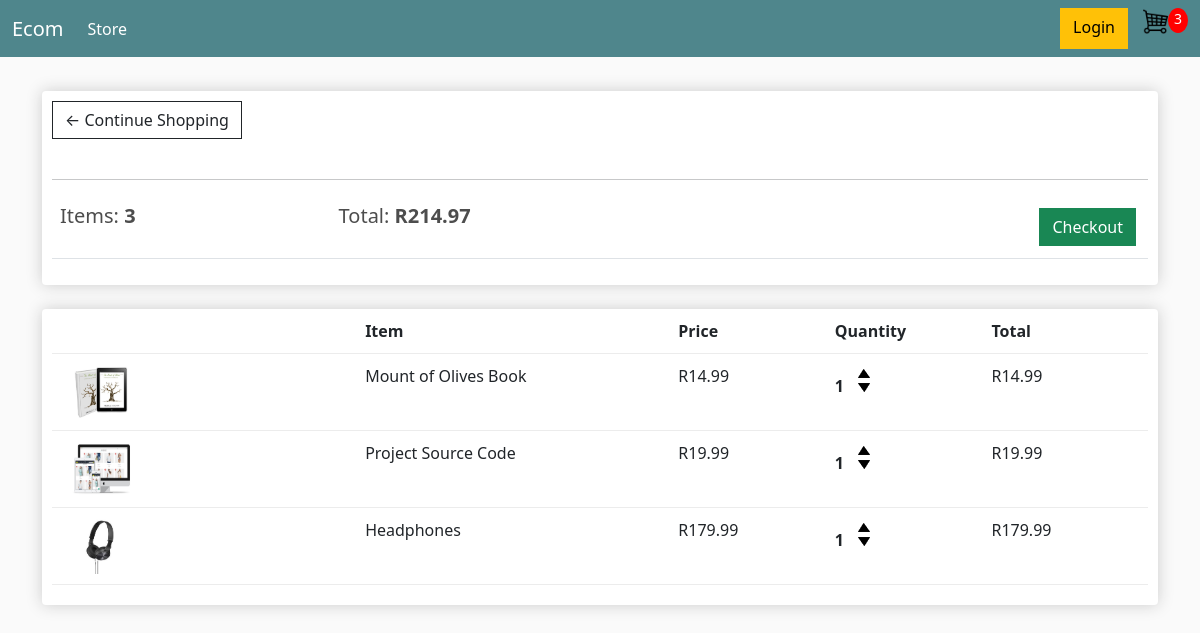
/cart/ (signed in), run on an earlier commit of the app's database.
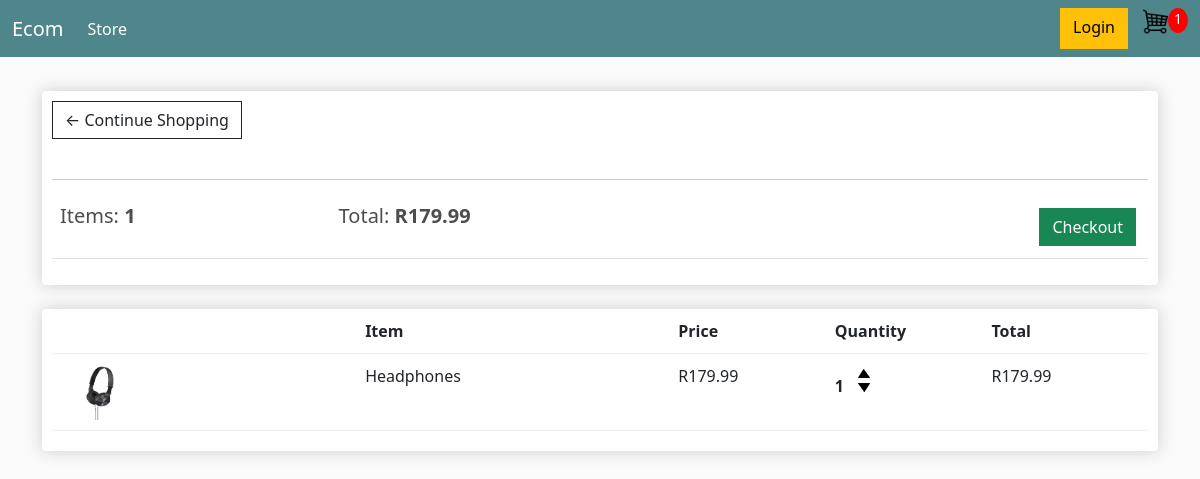
And on a later commit of the database.
### store/models.py (models this page shows, shortened)
class Order(models.Model):
  customer = models.ForeignKey(Customer, on_delete=models.SET_NULL, null=True, blank=True)
  date_ordered = models.DateTimeField(auto_now_add=True)
  complete = models.BooleanField(default=False, null=True, blank=False)
  transaction_id = models.CharField(max_length=100, null=True)
  @property
  def get_cart_total(self):
    orderitems: OrderItem = self.orderitem_set.all()
    total = sum([item.get_total for item in orderitems])
    return total
  @property
  def get_cart_items(self):
    orderitems = self.orderitem_set.all()
    total = sum([item.quantity for item in orderitems])
    return total

class OrderItem(models.Model):
  product = models.ForeignKey(Product, on_delete=models.SET_NULL, blank=True, null=True)
  order = models.ForeignKey(Order, on_delete=models.SET_NULL, blank=True, null=True)
  quantity = models.IntegerField(default=0, null=True, blank=True)
  date_added = models.DateTimeField(auto_now_add=True)
  @property
  def get_total(self):
    total = self.product.price * self.quantity
    return total

class Product(models.Model):
  name = models.CharField(max_length=255, null=True)
  price = models.DecimalField(max_digits=10, decimal_places=2)
  digital = models.BooleanField(default=False, null=True, blank=True)
  image = models.ImageField(null=True, blank=True)
  @property
  def imageUrl(self):
    imageUrl = self.image.url
    try:
      url = imageUrl
    except:
      url = ''
    return url

### store/views.py (the view)
# urls.py: path('cart/', views.cart, name='cart'),
def cart(request):
  data = cartData(request)
  items = data['items']
  order = data['order']
  cartItems = data['cartItems']
  context ={'items': items, 'order': order, 'cartItems': cartItems}
  return render(request, 'store/cart.html', context)

### store/utils.py (called while the page is built)
def cartData(request):
  if request.user.is_authenticated:
    customer = request.user.customer
    order, created = Order.objects.get_or_create(customer=customer, complete=False)
    items = order.orderitem_set.all()
    cartItems = order.get_cart_items
  else:
    cookieData = cookieCart(request)
    cartItems = cookieData['cartItems']
    order = cookieData['order']
    items = cookieData['items']
  return {'cartItems': cartItems, 'order': order, 'items': items}

### store/templates/store/cart.html (shortened to what this page needs)
{% extends 'store/main.html' %}
{% load static %}
{% block content %}
<div class="row">
  <div class="col-lg-12">
    <div class="box-element">
      <a href="{% url 'store' %}" class="btn btn-outline-dark">&#x2190; Continue Shopping</a>
      <br>
      <br>
      <hr>
      <table class="table">
        <tr>
          <th>
            <h5>Items: <strong>{{order.get_cart_items}}</strong></h5>
          </th>
          <th>
            <h5>Total: <strong>R{{order.get_cart_total}}</strong></h5>
          </th>
          <th>
            <a class="btn btn-success" style="float: right; margin: 0.25rem" href="{% url 'checkout' %}">Checkout</a>
          </th>
        </tr>
      </table>
    </div>
    <br>
    <div class="box-element">
      <div class="cart-row">
        <div style="flex:2"></div>
        <div style="flex:2"><strong>Item</strong></div>
        <div style="flex:1"><strong>Price</strong></div>
        <div style="flex:1"><strong>Quantity</strong></div>
        <div style="flex:1"><strong>Total</strong></div>
      </div>
      {% for item in items %}
      <div class="cart-row">
        <div style="flex:2"><img class="row-image" src="{{item.product.imageUrl}}" alt=""></div>
        <div style="flex:2">{{item.product.name}}</div>
        <div style="flex:1">R{{item.product.price}}</div>
        <div style="flex:1">
          <p class="quantity">{{item.quantity}}</p>
          <div class="quantity">
            <img data-product="{{item.product.id}}" data-action="add" class="chg-quantity update-cart"
              src="{% static 'images/arrow-up.png' %}" alt="">
            <img data-product="{{item.product.id}}" data-action="remove" class="chg-quantity update-cart"
              src="{% static 'images/arrow-down.png' %}" alt="">
          </div>
        </div>
        <div style="flex:1">R{{item.get_total}}</div>
      </div>
      {% endfor %}
    </div>
  </div>
</div>
{% endblock content %}

What changed in the data, as far as the page shows it:
no longer on this page (row edited): Order: get_cart_items "3", get_cart_total "214.97"
no longer on this page (row unchanged): OrderItem: product.imageUrl (picture), product.name "Mount of Olives Book", product.price "14.99", quantity "1", get_total "14.99"
no longer on this page (row unchanged): OrderItem: product.imageUrl (picture), product.name "Project Source Code", product.price "19.99", quantity "1", get_total "19.99"
added Order: get_cart_items "1", get_cart_total "179.99"
Also different on the page:
{{ cartItems }}: "3" → "1"
